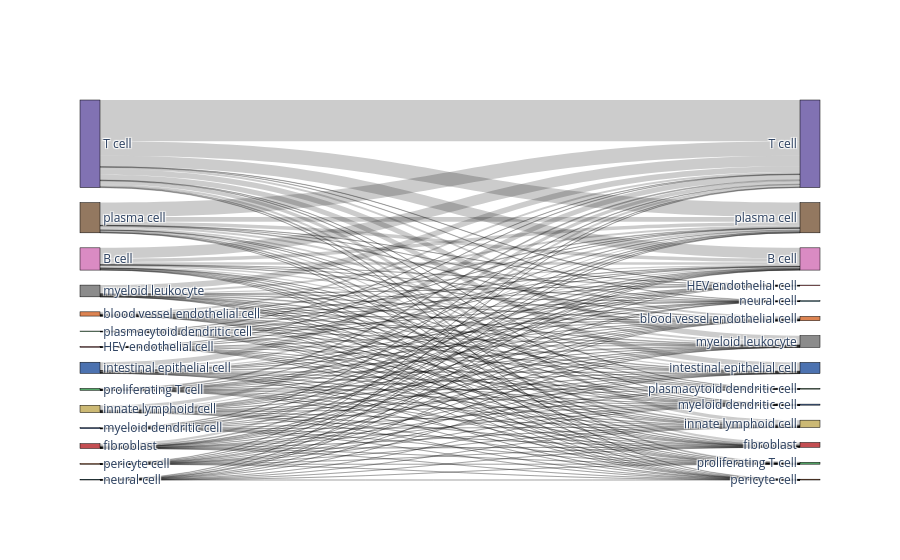
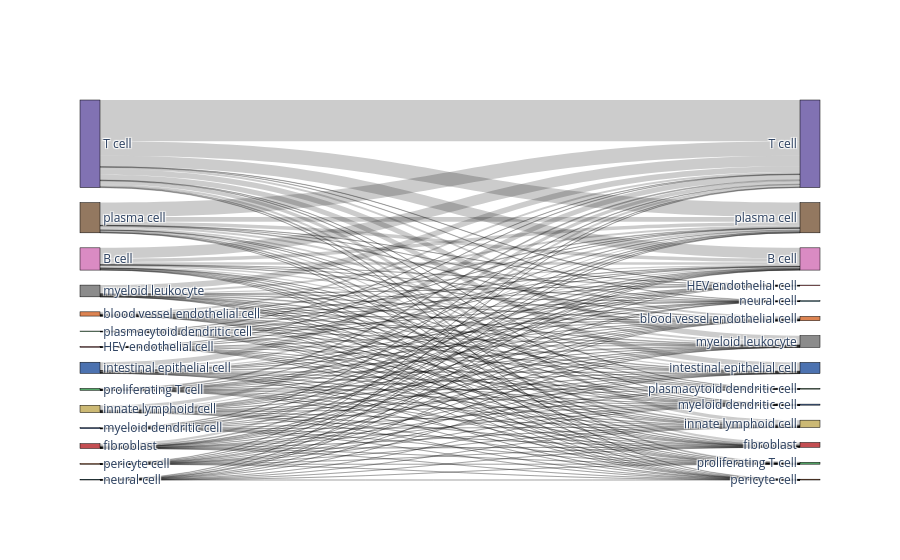

Notebook source saved alongside these figures, in order:
### Code cell
# Compare to random assignment
import random
random.seed(1)
adata_predicted.obs['random_labeling'] = list(adata_predicted.obs[celltype_test].sample(frac=1))

bc.tl.report(
    adata_pred=adata_predicted,
    celltype=celltype_test, 
    method="compare_to_random_" + method, 
    analysis_name=analysis_name,
    train_datasets = adata_trains,
    test_dataset = adata_orig,
    merge = merge,
    name_prediction="random_labeling",
    name_report="compare_to_random_auto_annot", 
    use_raw=use_raw,
    remove_nonshared=True, 
    clustering='leiden', 
    asymmetric_matrix=True, 
    delimiter='\t', 
    verbose=True)

### Figure 1 — Plotly figure (JSON) as saved in the notebook; plotly's stock layout.template omitted (floating-point values rounded to 4 significant figures; data arrays with more than 128 entries replaced by an {"elided": "..."} marker saying what was removed)
{"data": [{"link": {"source": {"elided": "186 int values"}, "target": {"elided": "186 int values"}, "value": {"elided": "186 int values"}}, "node": {"color": ["#8172b3", "#c44e52", "#937860", "#dd8452", "#c44e52", "#ccb974", "#4c72b0", "#da8bc3", "#4c72b0", "#8c8c8c", "#64b5cd", "#dd8452", "#55a868", "#55a868", "#da8bc3", "#c44e52", "#8172b3", "#dd8452", "#c44e52", "#ccb974", "#4c72b0", "#4c72b0", "#8c8c8c", "#64b5cd", "#dd8452", "#937860", "#55a868", "#55a868"], "label": ["T cell", "HEV endothelial cell", "plasma cell", "blood vessel endothelial cell", "fibroblast", "innate lymphoid cell", "intestinal epithelial cell", "B cell", "myeloid dendritic cell", "myeloid leukocyte", "neural cell", "pericyte cell", "plasmacytoid dendritic cell", "proliferating T cell", "B cell", "HEV endothelial cell", "T cell", "blood vessel endothelial cell", "fibroblast", "innate lymphoid cell", "intestinal epithelial cell", "myeloid dendritic cell", "myeloid leukocyte", "neural cell", "pericyte cell", "plasma cell", "plasmacytoid dendritic cell", "proliferating T cell"], "line": {"color": "black", "width": 0.5}, "pad": 15, "thickness": 20}, "type": "sankey"}], "layout": {}}

### Figure 2 — Plotly figure (JSON) as saved in the notebook; plotly's stock layout.template omitted (floating-point values rounded to 4 significant figures; data arrays with more than 128 entries replaced by an {"elided": "..."} marker saying what was removed)
{"data": [{"link": {"source": {"elided": "186 int values"}, "target": {"elided": "186 int values"}, "value": {"elided": "186 int values"}}, "node": {"color": ["#8172b3", "#c44e52", "#937860", "#dd8452", "#c44e52", "#ccb974", "#4c72b0", "#da8bc3", "#4c72b0", "#8c8c8c", "#64b5cd", "#dd8452", "#55a868", "#55a868", "#da8bc3", "#c44e52", "#8172b3", "#dd8452", "#c44e52", "#ccb974", "#4c72b0", "#4c72b0", "#8c8c8c", "#64b5cd", "#dd8452", "#937860", "#55a868", "#55a868"], "label": ["T cell", "HEV endothelial cell", "plasma cell", "blood vessel endothelial cell", "fibroblast", "innate lymphoid cell", "intestinal epithelial cell", "B cell", "myeloid dendritic cell", "myeloid leukocyte", "neural cell", "pericyte cell", "plasmacytoid dendritic cell", "proliferating T cell", "B cell", "HEV endothelial cell", "T cell", "blood vessel endothelial cell", "fibroblast", "innate lymphoid cell", "intestinal epithelial cell", "myeloid dendritic cell", "myeloid leukocyte", "neural cell", "pericyte cell", "plasma cell", "plasmacytoid dendritic cell", "proliferating T cell"], "line": {"color": "black", "width": 0.5}, "pad": 15, "thickness": 20}, "type": "sankey"}], "layout": {}}
